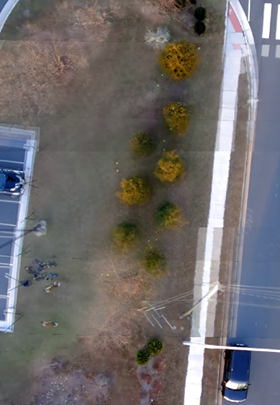
#> input picture FinalCode/combined.png, 280 x 405 px
$ python testing.py
#> lines starting #> are read from the running program, lines starting #| are printed output that depends on the picture
import cv2
from PIL import Image
import numpy as np
frame = cv2.imread("combined.png")
#> frame is the input picture: shape (405, 280, 3); mean B, G, R 107.8, 107.2, 111.1
cv2.imshow("try",cv2.resize(frame,(1020,1620)))
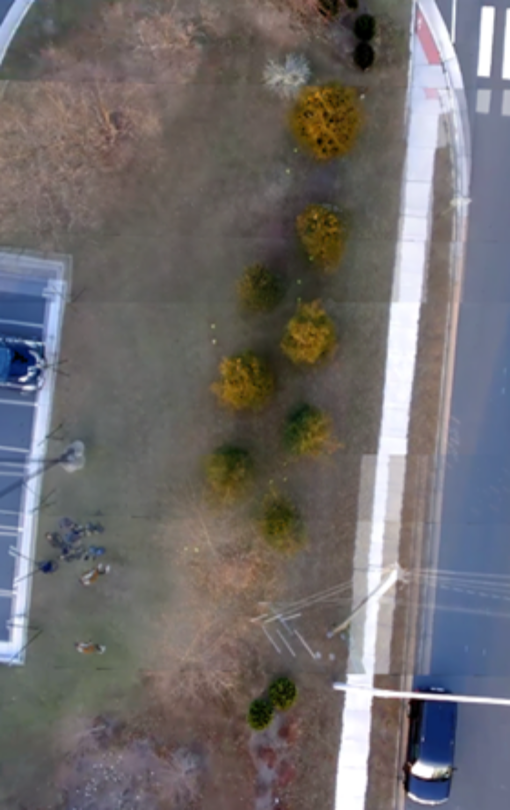
#> window 'try': shape (1620, 1020, 3) (shown at 1/2 size); mean B, G, R 107.7, 107.1, 111
cv2.waitKey(0)
exit()
#> (the program exits here)

$ run again, with FinalCode/Frame142.png copied over FinalCode/combined.png
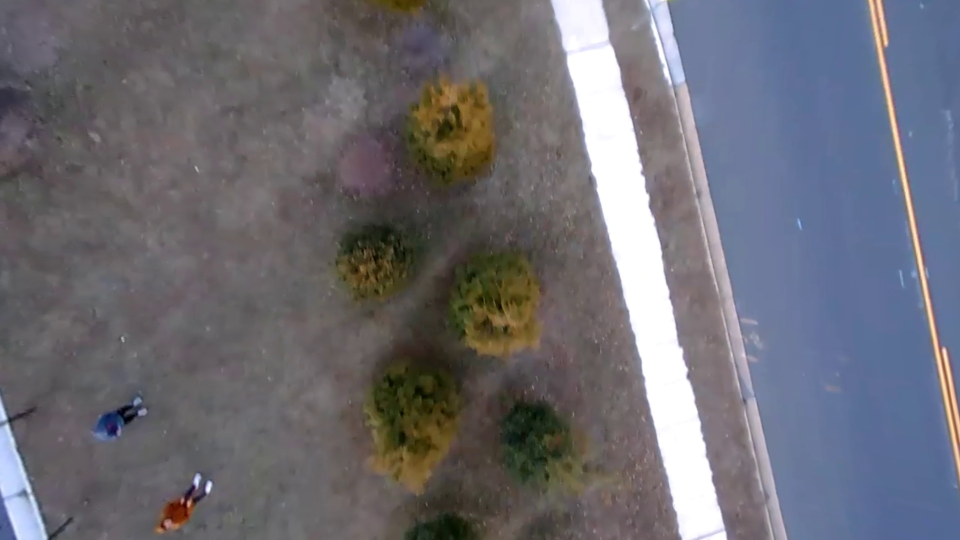
#> input picture FinalCode/Frame142.png, 1920 x 1080 px (shown at 1/2 size)
#> frame is the input picture: shape (1080, 1920, 3); mean B, G, R 115, 107.7, 108.4
#> `cv2.imshow("try",cv2.resize(frame,(1020,1620)))`:
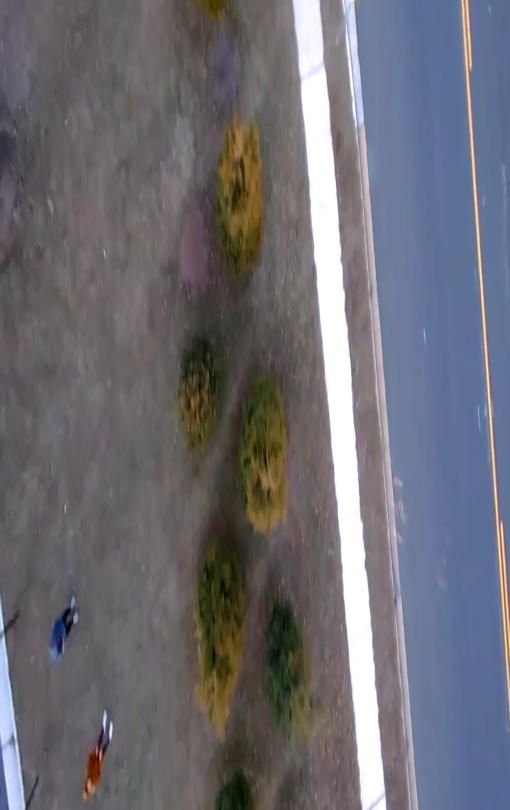
#> window 'try': shape (1620, 1020, 3) (shown at 1/2 size); mean B, G, R 115, 107.7, 108.4

$ run again, with FinalCode/gabro1.JPG saved as FinalCode/combined.png
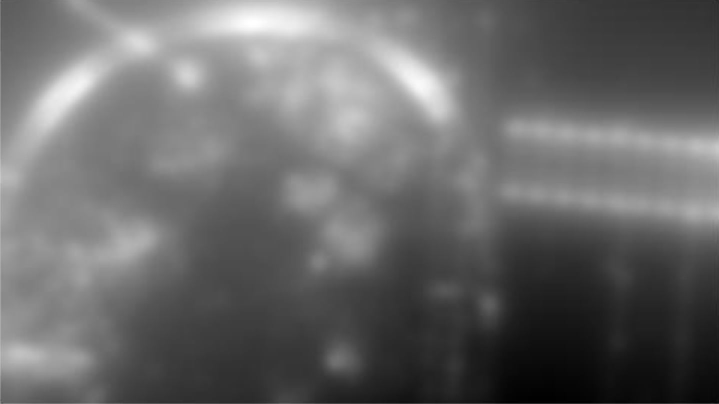
#> input picture FinalCode/gabro1.JPG, 1438 x 808 px (shown at 1/2 size)
#> frame is the input picture: shape (808, 1438, 3); min 0, max 255, mean 104.9
#> `cv2.imshow("try",cv2.resize(frame,(1020,1620)))`:
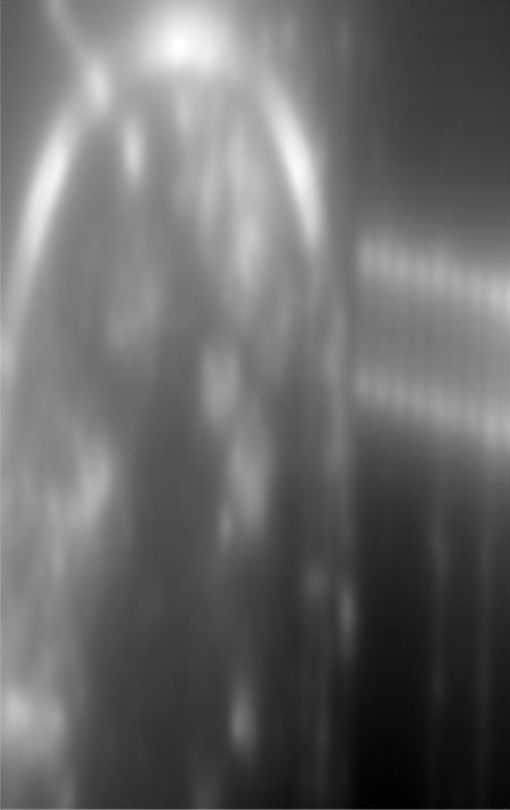
#> window 'try': shape (1620, 1020, 3) (shown at 1/2 size); min 0, max 255, mean 104.9
